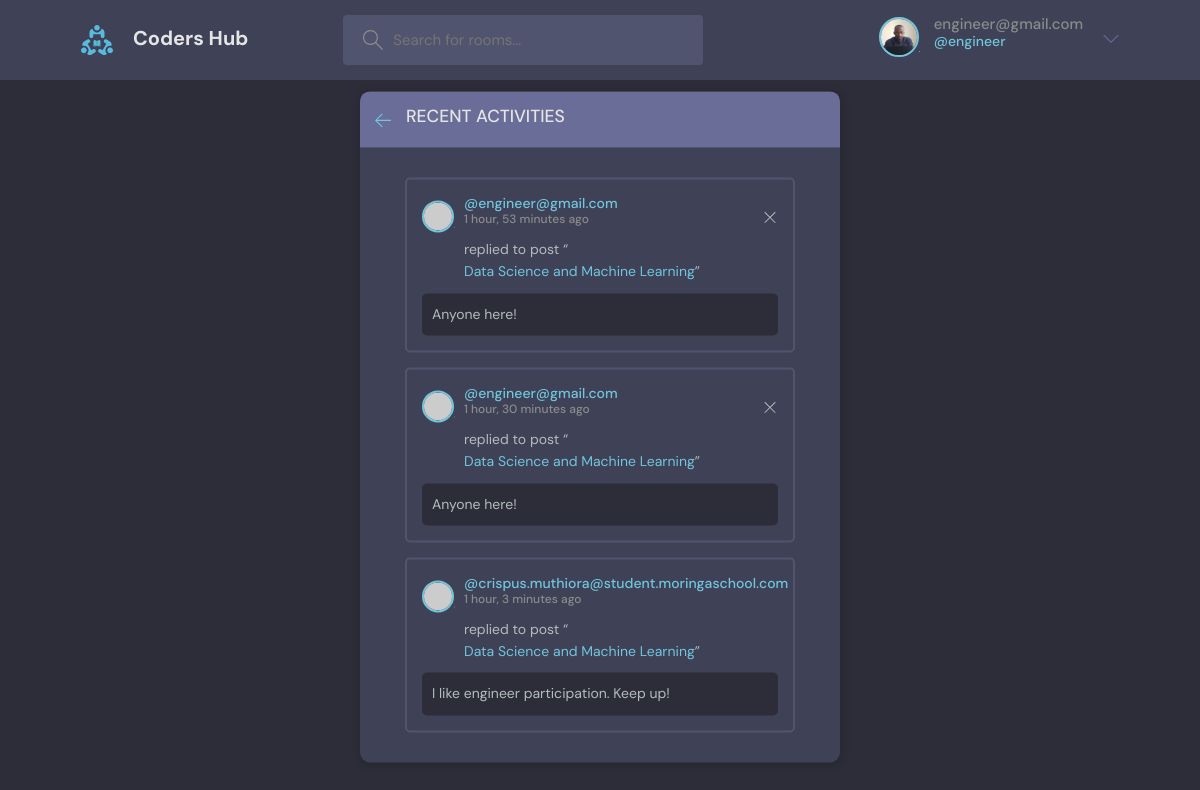
Page /activity/ (signed in) on the committed database.
### hub/models.py (models this page shows, shortened)
class User(AbstractUser):
    name = models.CharField(max_length=100, null=True)
    email = models.EmailField(unique=True, null=True)
    bio = models.TextField(null=True)
    avatar = models.ImageField(null=True, default='avatar.svg')
    USERNAME_FIELD = 'email'
    REQUIRED_FIELDS = []

class Message(models.Model):
    user = models.ForeignKey(User, on_delete=models.CASCADE)
    room = models.ForeignKey(Room, on_delete=models.CASCADE)
    body = models.TextField()
    updated = models.DateTimeField(auto_now=True)
    date_created = models.DateTimeField(auto_now_add=True)

class Room(models.Model):
    host = models.ForeignKey(User, on_delete=models.SET_NULL, null=True)
    topic = models.ForeignKey(Topic, on_delete=models.SET_NULL, null=True)
    name = models.CharField(max_length=100)
    description= models.TextField(null=True, blank=True)
    participants = models.ManyToManyField(User, related_name='Participants')
    updated = models.DateTimeField(auto_now=True)
    date_created = models.DateTimeField(auto_now_add=True)
    class Meta:
        ordering = ['-updated', '-date_created'] # more like pagination in flask

### hub/views.py (the view)
# urls.py: path('activity/', views.activity, name="activity"),
def activity(request):
    room_messages = Message.objects.all()
    context = {'room_messages':room_messages}
    return render(request, 'hub/activity.html', context)

### hub/templates/hub/activity.html (shortened to what this page needs)
{% extends 'base.html' %}
{% block content %}
    <main class="layout">
      <div class="container">
        <div class="layout__box">
          <div class="layout__boxHeader">
            <div class="layout__boxTitle">
              <a href="{{request.META.HTPP_REFERER}}">
                <svg version="1.1" xmlns="http://www.w3.org/2000/svg" width="32" height="32" viewBox="0 0 32 32">
                  <title>arrow-left</title>
                  <path
                    d="M13.723 2.286l-13.723 13.714 13.719 13.714 1.616-1.611-10.96-10.96h27.625v-2.286h-27.625l10.965-10.965-1.616-1.607z"
                  ></path>
                </svg>
              </a>
              <h3>Recent Activities</h3>
            </div>
          </div>
          <div class="activities-page layout__body">
            {% for message in room_messages %}
            <div class="activities__box">
              <div class="activities__boxHeader roomListRoom__header">
                <a href="{% url 'profile' message.user.id %}" class="roomListRoom__author">
                  <div class="avatar avatar--small">
                    <img src="https://randomuser.me/api/portraits/women/11.jpg" />
                  </div>
                  <p>
                    @{{message.user}}
                    <span>{{message.date_created|timesince}} ago</span>
                  </p>
                </a>
                {% if request.user == message.user %}
                <div class="roomListRoom__actions">
                  <a href="{% url 'delete-message' message.id %}">
                    <svg version="1.1" xmlns="http://www.w3.org/2000/svg" width="32" height="32" viewBox="0 0 32 32">
                      <title>remove</title>
                      <path
                        d="M27.314 6.019l-1.333-1.333-9.98 9.981-9.981-9.981-1.333 1.333 9.981 9.981-9.981 9.98 1.333 1.333 9.981-9.98 9.98 9.98 1.333-1.333-9.98-9.98 9.98-9.981z">
                      </path>
                    </svg>
                  </a>
                </div>
                {% endif %}
              </div>
              <div class="activities__boxContent">
                <p>replied to post “<a href="{% url 'rooms' message.room.id %}">{{message.room.name}}</a>”</p>
                <div class="activities__boxRoomContent">
                    {{message.body}}
                </div>
              </div>
            </div>
            {% endfor %}
          </div>
        </div>
      </div>
    </main>
{% endblock %}

### templates/includes/navbar.html (shortened to what this page needs)
{% load static %}
<header class="header header--loggedIn">
  <div class="container">
    <a href="{% url 'home' %}" class="header__logo">
      <img src="{% static 'images/assets/logo.svg'%}" />
      <h1>Coders Hub</h1>
    </a>
    <form class="header__search" action="{% url 'home' %}" method="GET">
      <label>
        <input placeholder="Search for rooms..."  name="t" id="t"  />
      </label>
    </form>
    <nav class="header__menu">
      <div class="header__user">
        {% if user.is_authenticated %}
        <a href="{% url 'update-profile'%}">
          <div class="avatar avatar--medium active">
            <img src="{{request.user.avatar.url}}" />
          </div>
          <p>{{request.user}} <span>@{{request.user.username}}</span></p>
        </a>
        <button class="dropdown-button">
          <svg version="1.1" xmlns="http://www.w3.org/2000/svg" width="32" height="32" viewBox="0 0 32 32">
            <title>chevron-down</title>
            <path d="M16 21l-13-13h-3l16 16 16-16h-3l-13 13z"></path>
          </svg>
        </button>
      </div>
      {% else %}
      <a href="{% url 'login'%}">
        <img src="{% static 'images/assets/avatar.svg'%}" />
        <p>Login</p>
      </a>
      {% endif %}
    </nav>
  </div>
</header>

### rows in the picture
User: user.avatar (placeholder picture), user "engineer@gmail.com", user.username "engineer"
Message: user "engineer@gmail.com", date_created "1 hour, 53 minutes", room.name "Data Science and Machine Learning", body "Anyone here!"
Message: user "engineer@gmail.com", date_created "1 hour, 30 minutes", room.name "Data Science and Machine Learning", body "Anyone here!"
Message: user "crispus.muthiora@student.moringaschool.com", date_created "1 hour, 3 minutes", room.name "Data Science and Machine Learning", body "I like engineer participation. Keep up!"
